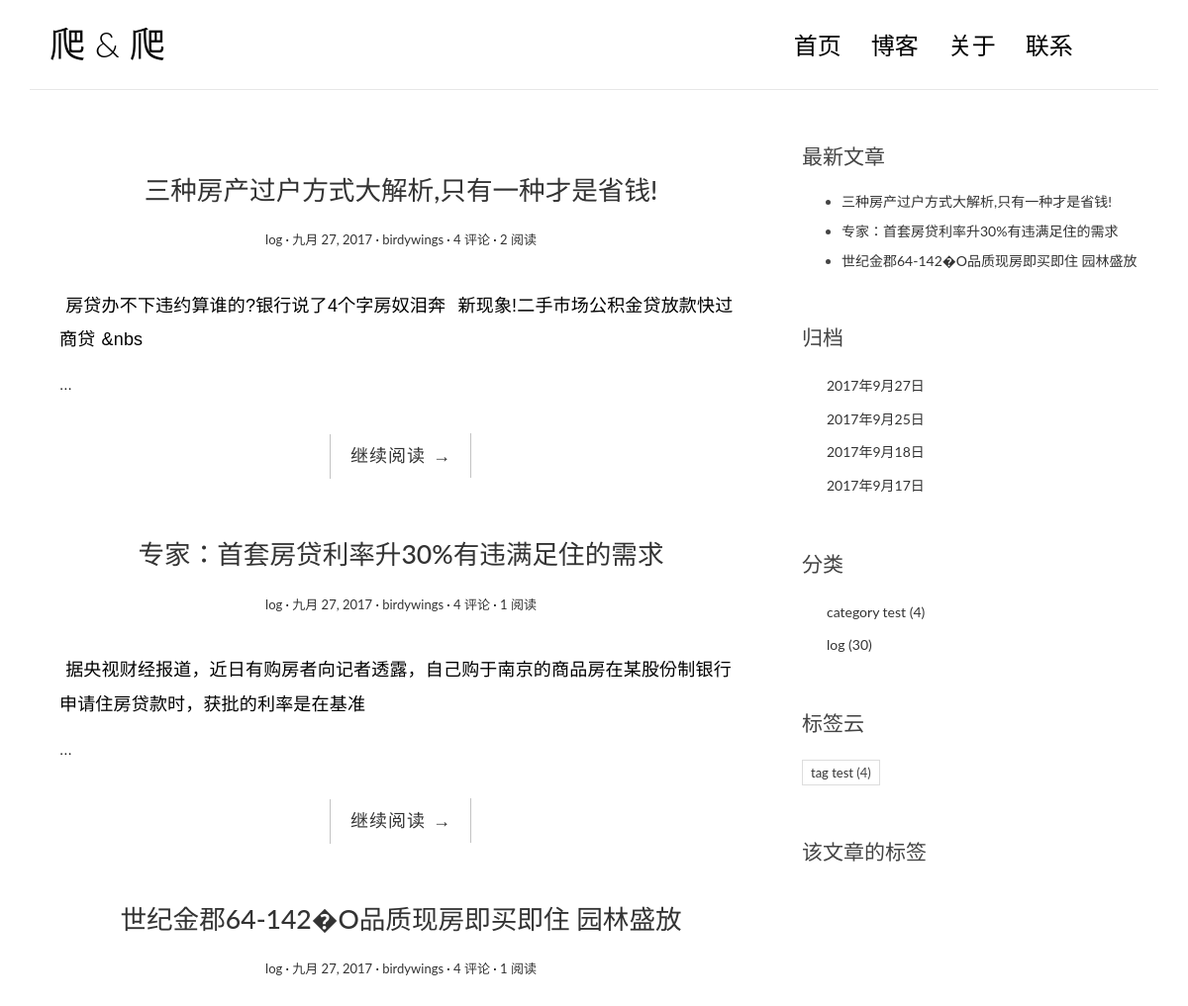
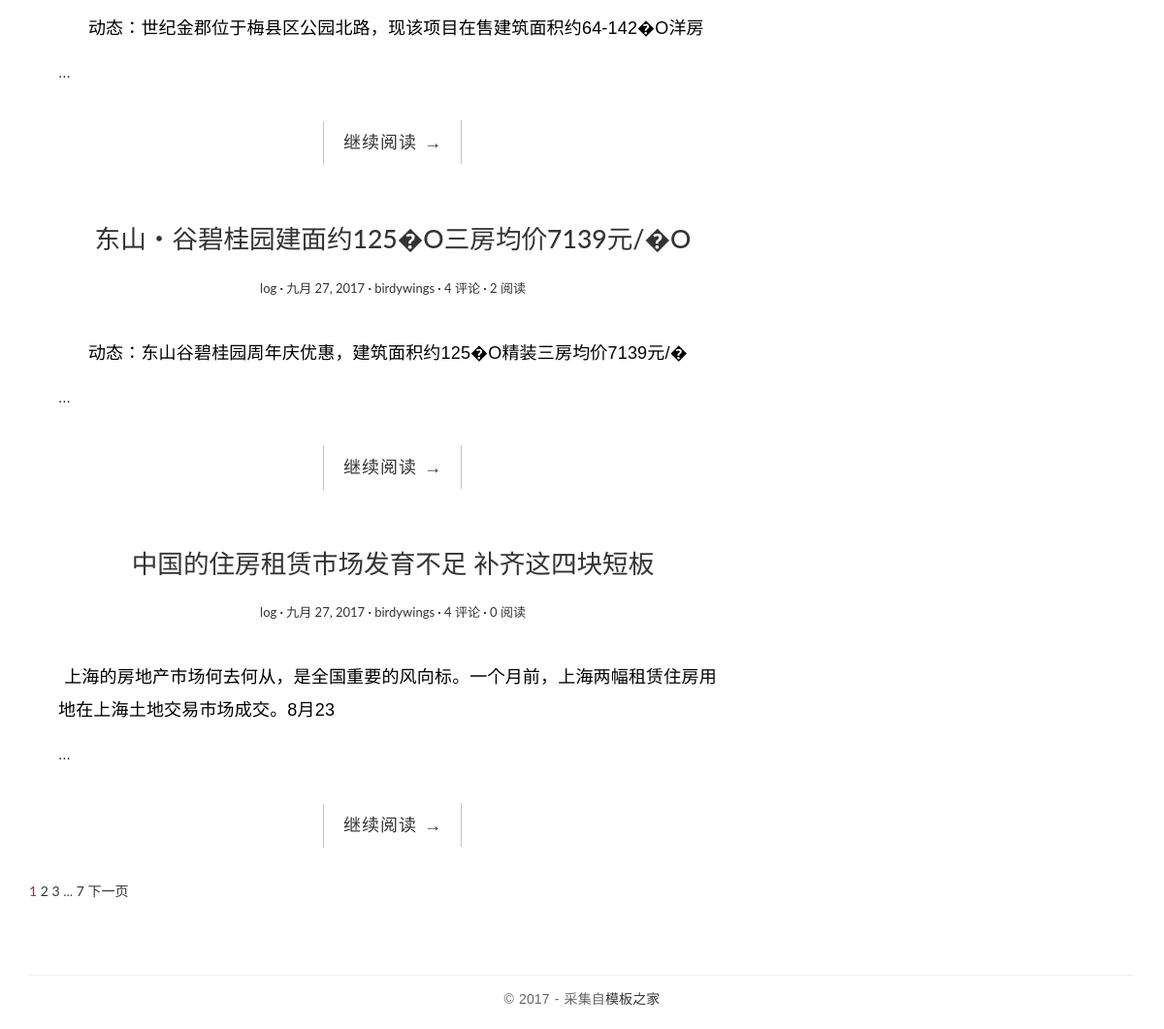
The page / on the database its author committed (2 pictures, top to bottom).
### blog/models.py (models this page shows, shortened)
class Post(models.Model):
    title = models.CharField(max_length=70)
    body = models.TextField()
    created_time = models.DateField()
    modified_time = models.DateTimeField()
    excerpt = models.CharField(max_length=300,blank=True)
    category = models.ForeignKey(Category)
    tags = models.ManyToManyField(Tag)
    author = models.ForeignKey(User)
    views = models.PositiveIntegerField(default=0)
    class Meta:
        ordering = ['-created_time','title']
    def get_absolute_url(self):
        return reverse('blog:detail',kwargs={'pk':self.pk})

class Category(models.Model):
    name = models.CharField(max_length=100)
    def __str__(self):
        return self.name

class Tag(models.Model):
    name=models.CharField(max_length=100)

### blog/views.py (the view, shortened to what this page needs)
# urls.py: url(r'^$',views.IndexView.as_view(),name='index'),
class IndexView(ListView):
    model = Post
    template_name = 'blog/index.html'
    context_object_name = 'post_list'
    paginate_by = 5
    '''
        wenlist = urllist()
        for i in range(29):
            content = text(wenlist[i])
            if  not  Post.objects.filter(title=content.get('title')[0]):
                body = '&nbsp;'+"<br>  &nbsp;".join(content.get('content')[:-14])

                new_post = Post(title=content.get('title')[0],body=body
                                    ,author=User.objects.get(username='birdywings')
                                    , created_time=timezone.now(), modified_time=timezone.now()
                                    , category=Category.objects.get(name='log')
                                    )
                new_post.save()
    '''
    def get_context_data(self, **kwargs):
        context = super().get_context_data(**kwargs)
        post_list = context.get("post_list")  # 页对象实例
        for post in post_list:
            post.excerpt = markdown(post.excerpt, extensions=[
                    'markdown.extensions.extra',
                ])
        paginator = context.get("paginator")  # 页对象实例
        page = context.get('page_obj')  # 获得当前页
        is_paginated = context.get('is_paginated')  # 是否分页
        pagination_date = self.pagination_data(paginator, page, is_paginated)
        context.update(pagination_date)
        return context
    def pagination_data(self,paginator,page,is_paginated):
        if not is_paginated :
            return {}
        first = False
        last = False
        left_has_more = False
        right_has_more = False  #是否需要省略号
        left = []
        right = []
        page_num = page.number #当前页码
        total_num = paginator.num_pages #总页数
        page_range = paginator.page_range #全部页码列表
        if page_num == 1 :
             right = page_range[page_num:page_num+2]
             if right[-1] < total_num-1 :
                 right_has_more = True
             if right[-1] < total_num :
                 last =True
        elif page_num == total_num :
            left = page_range[(page_num-3) if(page_num-3)>0 else 0 :page_num-1]
            if left[0] > 2:
                left_has_more = True
            if left[0] >1:
                first=True
        data = {
            'left':left,
            'right':right,
            'first':first,
            'last':last,
            'right_has_more':right_has_more,
            'left_has_more': left_has_more,
        }
        return  data

### blog/templatetags/blog_tags.py (called while the page is built)
@register.simple_tag
def get_newest_posts():
    return Post.objects.all()[:3]

@register.simple_tag
def archives():
    return Post.objects.dates('modified_time','day',order='DESC')

@register.simple_tag
def get_categories():
    return Category.objects.annotate(num_posts=Count('post'))

@register.simple_tag
def get_tags():
    return Tag.objects.annotate(num_posts=Count('post'))

### templates/blog/index.html
{% extends 'base.html' %}
{% block main %}
{% for post in post_list %}
                <article class="post post-{{ psot.pk }}">
                    <header class="entry-header">
                        <h1 class="entry-title">
                            <a href="{{ post.get_absolute_url }}">{{ post.title }}</a>
                        </h1>
                        <div class="entry-meta">
                            <span class="post-category"><a href="#">{{ post.category }}</a></span>
                            <span class="post-date"><a href="#"><time class="entry-date"
                                                                      datetime="{{ post.created_time }}">{{ post.created_time }}</time></a></span>
                            <span class="post-author"><a href="#">{{ post.author }}</a></span>
                            <span class="comments-link"><a href="#">4 评论</a></span>
                            <span class="views-count"><a href="#">{{ post.views }} 阅读</a></span>
                        </div>
                    </header>
                    <div class="entry-content clearfix">
                        <p>{{ post.excerpt|safe }}...</p>
                        <div class="read-more cl-effect-14">
                            <a href="{{ post.get_absolute_url }}" class="more-link">继续阅读 <span class="meta-nav">→</span></a>
                        </div>
                    </div>
                </article>
				{% empty %}
				<div class="no-post">暂时还没有发布的文章！</div>
				{% endfor %}
{% endblock %}

### templates/base.html (shortened to what this page needs)
{% load staticfiles %}
{% load blog_tags %}
<!DOCTYPE html>
<html>
<head>
	<link rel="stylesheet" href="{% static 'blog/css/bootstrap.min.css' %}">
    <link rel="stylesheet" href="http://code.ionicframework.com/ionicons/2.0.1/css/ionicons.min.css">
	<link rel="stylesheet" href="{% static 'blog/css/css/pace.css' %}">
	<link rel="stylesheet" href="{% static 'blog/css/custom.css' %}">
    <link rel="stylesheet" href="{% static 'blog/css/highlights/github.css' %}">
</head>
<body>
<div class="container">
    <header id="site-header">
        <div class="row">
            <div class="col-md-4 col-sm-5 col-xs-8">
                <div class="logo">
                    <h1><a href="{% url 'blog:index' %}"><b>爬</b> &amp; 爬</a></h1>
                </div>
            </div>
            <div class="col-md-8 col-sm-7 col-xs-4">
                <nav class="main-nav" role="navigation">
                    <div class="collapse navbar-collapse" id="bs-example-navbar-collapse-1">
                        <ul class="nav navbar-nav navbar-right">
                            <li class="cl-effect-11"><a href="{% url 'blog:index' %}" data-hover="首页">首页</a></li>
                            <li class="cl-effect-11"><a href="{% url 'blog:index' %}" data-hover="博客">博客</a></li>
                            <li class="cl-effect-11"><a href="{% url 'blog:index' %}" data-hover="关于">关于</a></li>
                            <li class="cl-effect-11"><a href="{% url 'blog:index' %}" data-hover="联系">联系</a></li>
                        </ul>
                    </div>
                </nav>
            </div>
        </div>
    </header>
</div>
<div class="content-body">
    <div class="container">
        <div class="row">
            <main class="col-md-8">
                {% block main %}
                {% endblock %}
                {% if is_paginated %}
                <div class="pagination">
                <a href="?page={{ page_obj.number }}" style="color: red">{{ page_obj.number }}</a>
                         {% if right %}
                        {% for i in right %}
                        <a href="?page= {{ i }} "> {{ i }} </a>
                        {% endfor %}
                        {% if right_has_more %}
                        <span>...</span>
                        {% endif %}
                        {% if last %}
                        <a href="?page={{ paginator.num_pages }}"> {{ paginator.num_pages }} </a>
                        {% endif %}
                        {% endif %}
                    {% if page_obj.has_next %}
                         <a href="?page={{ page_obj.next_page_number }}">下一页</a>
                          {% endif %}
                        </div>
                        {% endif %}
            </main>
            <aside class="col-md-4">
                <div>
                 <h3 class="widget-title">最新文章</h3>
                    {% get_newest_posts as post_list %}
                    {% for post in post_list %}
                    <ul>
                        <li>
                            <a href="{{ post.get_absolute_url }}">{{ post.title }}</a>
                        </li>
                    </ul>
                    {% empty %}
                    暂无文章
                    {% endfor %}
                </div>
                <div class="widget widget-archives">
                    <h3 class="widget-title">归档</h3>
                    <ul>
                        {% archives as date_list %}
                        {% for date in date_list %}
                        <li>
                            <a href="{% url 'blog:achives' date.year date.month date.day %}">{{ date.year }}年{{ date.month }}月{{ date.day }}日</a>
                        </li>
                        {% empty %}
                        暂无归档
                        {% endfor %}
                    </ul>
                </div>
                <div class="widget widget-category">
                    <h3 class="widget-title">分类</h3>
                    {% get_categories  as category_list %}
                    <ul>
                        {% for category in category_list %}
                        <li>
                            <a href="{% url 'blog:category' category.pk %}">{{ category.name }}
                                <span class="post-count">({{ category.num_posts }})</span></a>
                        </li>
                        {% empty %}
                        暂无归类
                        {% endfor %}
                    </ul>
                </div>
                <div class="widget widget-tag-cloud">
                    <h3 class="widget-title">标签云</h3>
                    <ul>
                        {% get_tags as tags_list %}
                        {% for tag in tags_list %}
                        <li>
                            <a href="{% url 'blog:tag' tag.pk %}">{{ tag.name }}</a>
                            <span class="post-count">({{ tag.num_posts }})</span></a>
                        </li>
                        {% endfor %}
                    </ul>
                </div>
                <div class="widget widget-tag-cloud">
                    <h3 class="widget-title">该文章的标签</h3>
                </div>
            </aside>
        </div>
    </div>
</div>
<footer id="site-footer">
    <div class="container">
        <div class="row">
            <div class="col-md-12">
                <p class="copyright">&copy 2017 - 采集自<a href="http://www.cssmoban.com/"
                                                        target="_blank" title="模板之家">模板之家</a>
                </p>
            </div>
        </div>
    </div>
</footer>
</body>
</html>

### blog/static/blog/css/custom.css (style rules this page uses)
* { outline: none; }
h1, h2, h3, h4, h5, h6 { margin-top: 0; }
b { font-weight: 400; }
a { color: #333; }
body { color: #444; font-family: 'Lato', sans-serif; }
p { font-family: 'Ubuntu', sans-serif; font-weight: 400; word-spacing: 1px; letter-spacing: 0.01em; }
#site-header { background-color: #FFF; padding: 25px 20px; margin-bottom: 40px; border-bottom: 1px solid #e7e7e7; }
.logo h1 a { color: #000; }
.logo h1 { margin: 0; font-family: 'Lato', sans-serif; font-weight: 300; }
.main-nav { margin-top: 11px; max-width: 95%; }
.main-nav a { color: #000000 !important; padding: 0 0 5px 0 !important; margin-right: 30px; font-family: 'Lato', sans-serif; font-weight: 300; font-size: 24px; }
.cl-effect-11 a { padding: 10px 0; color: #0972b4; text-shadow: none; }
.cl-effect-11 a::before { position: absolute; top: 0; left: 0; overflow: hidden; padding: 0 0 5px 0 !important; max-width: 0; border-bottom: 1px solid #000; color: #000; content: attr(data-hover); white-space: nowrap; -webkit-transition: max-width 0.5s; -moz-transition: max-width 0.5s; transition: max-width 0.5s; }
.content-body { padding-bottom: 4em; }
.post { background: #fff; padding: 30px 30px 0; }
.entry-title { text-align: center; font-size: 1.9em; margin-bottom: 20px; line-height: 1.6; padding: 10px 20px 0; }
.entry-meta { text-align: center; color: #DDDDDD; font-size: 13px; margin-bottom: 30px; }
.entry-content { font-size: 18px; line-height: 1.9; font-weight: 300; color: #000; }
.post-category::after, .post-date::after, .post-author::after, .comments-link::after { content: ' ·'; color: #000; }
.read-more { font-family: 'Ubuntu', sans-serif; font-weight: 400; word-spacing: 1px; letter-spacing: 0.01em; text-align: center; margin-top: 20px; }
.cl-effect-14 a { padding: 0 20px; height: 45px; line-height: 45px; position: relative; display: inline-block; margin: 15px 25px; letter-spacing: 1px; font-weight: 400; text-shadow: 0 0 1px rgba(255, 255, 255, 0.3); }
.cl-effect-14 a::before, .cl-effect-14 a::after { position: absolute; width: 45px; height: 1px; background: #C3C3C3; content: ''; -webkit-transition: all 0.3s; -moz-transition: all 0.3s; transition: all 0.3s; pointer-events: none; }
.cl-effect-14 a::before { top: 0; left: 0; -webkit-transform: rotate(90deg); -moz-transform: rotate(90deg); transform: rotate(90deg); -webkit-transform-origin: 0 0; -moz-transform-origin: 0 0; transform-origin: 0 0; }
.cl-effect-14 a::after { right: 0; bottom: 0; -webkit-transform: rotate(90deg); -moz-transform: rotate(90deg); transform: rotate(90deg); -webkit-transform-origin: 100% 0; -moz-transform-origin: 100% 0; transform-origin: 100% 0; }
.widget { background: #fff; padding: 30px 0 0; }
.widget-title { font-size: 1.5em; margin-bottom: 20px; line-height: 1.6; padding: 10px 0 0; font-weight: 400; }
.widget-archives ul { padding: 0; margin: 0; padding-left: 25px; }
.widget-archives ul li { list-style-type: none; position: relative; line-height: 170%; margin-bottom: 10px; }
.widget-archives ul li::before { content: '\f3f3'; font-family: "Ionicons"; position: absolute; left: -25px; top: 1px; font-size: 16px; color: #000; }
.widget-category ul { padding: 0; margin: 0; padding-left: 25px; }
.widget-category ul li { list-style-type: none; position: relative; line-height: 170%; margin-bottom: 10px; }
.widget-category ul li::before { content: '\f3fe'; font-family: "Ionicons"; position: absolute; left: -25px; top: 1px; font-size: 18px; color: #000; }
.widget-tag-cloud ul { padding: 0; margin: 0; margin-right: -10px; }
.widget-tag-cloud ul li { list-style-type: none; font-size: 13px; display: inline-block; margin-right: 10px; margin-bottom: 10px; padding: 3px 8px; border: 1px solid #ddd; }
#site-footer { padding-top: 10px; padding: 0 0 1.5em 0; }
.copyright { text-align: center; padding-top: 1em; margin: 0; border-top: 1px solid #eee; color: #666; }

### rows shown on the page
Post: title "三种房产过户方式大解析,只有一种才是省钱!", category "log", created_time "九月 27, 2017", author "birdywings", views "2", excerpt "房贷办不下违约算谁的?银行说了4个字房奴泪奔 新现象!二手市场公积金贷放款快过商贷 &nbs"
Post: title "专家：首套房贷利率升30%有违满足住的需求", category "log", created_time "九月 27, 2017", author "birdywings", views "1", excerpt "据央视财经报道，近日有购房者向记者透露，自己购于南京的商品房在某股份制银行申请住房贷款时，获批的利率是在基准"
Post: title "世纪金郡64-142�O品质现房即买即住 园林盛放", category "log", created_time "九月 27, 2017", author "birdywings", views "1", excerpt "动态：世纪金郡位于梅县区公园北路，现该项目在售建筑面积约64-142�O洋房"
Post: title "东山・谷碧桂园建面约125�O三房均价7139元/�O", category "log", created_time "九月 27, 2017", author "birdywings", views "2", excerpt "动态：东山谷碧桂园周年庆优惠，建筑面积约125�O精装三房均价7139元/�"
Post: title "中国的住房租赁市场发育不足 补齐这四块短板", category "log", created_time "九月 27, 2017", author "birdywings", views "0", excerpt "上海的房地产市场何去何从，是全国重要的风向标。一个月前，上海两幅租赁住房用地在上海土地交易市场成交。8月23"
Category: name "category test", num_posts "4"
Category: name "log", num_posts "30"
Tag: name "tag test", num_posts "4"

### other values the page prints
{{ page_obj.number }} "1"
{{ i }} "2" "3"
{{ paginator.num_pages }} "7"
{{ date.year }} "2017" "2017" "2017" "2017"
{{ date.month }} "9" "9" "9" "9"
{{ date.day }} "27" "25" "18" "17"
